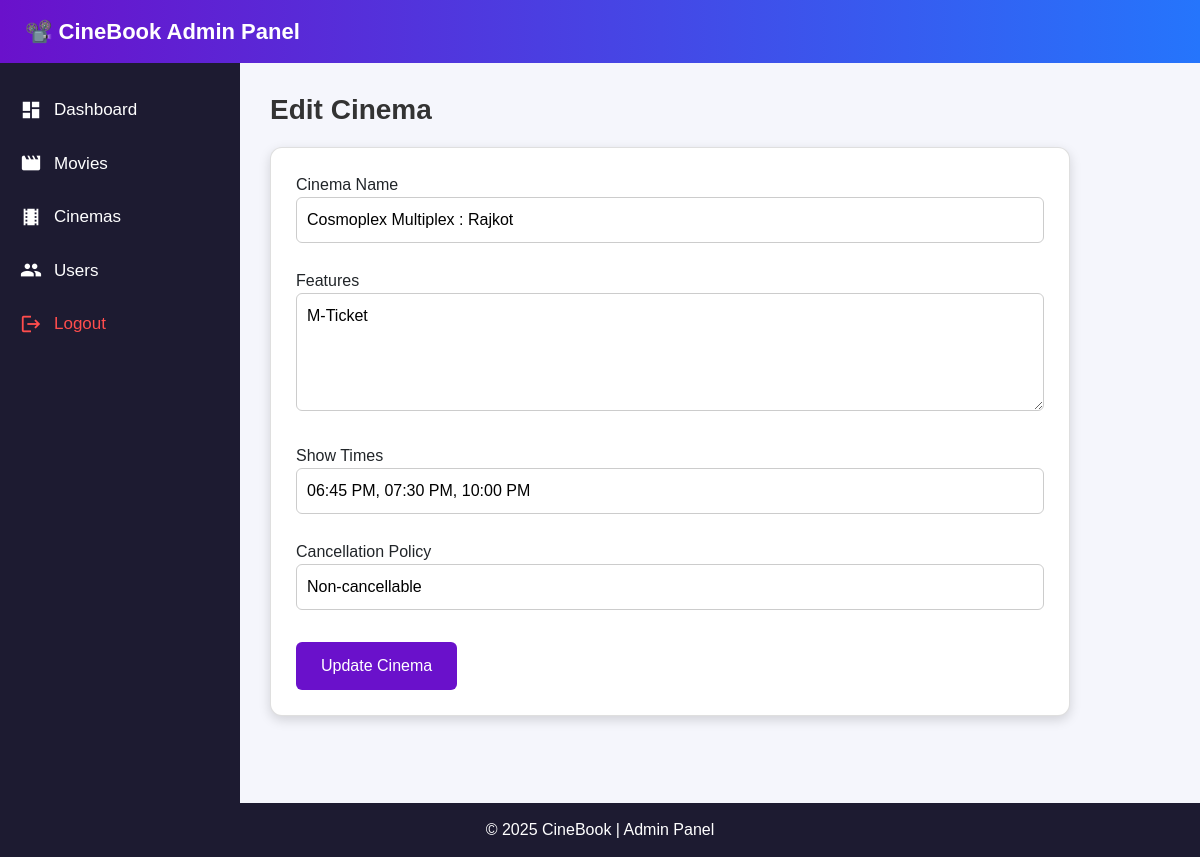
Screenshot of /admin/ad_edit_cinemas.php?id=1 (signed in) with the database file from the repository.
### tables this page shows
CREATE TABLE `cinemas` (
  `id` int NOT NULL,
  `name` text NOT NULL,
  `features` varchar(30) DEFAULT NULL,
  `show_times` text NOT NULL,
  `cancelation` varchar(20) NOT NULL
);

### admin/ad_edit_cinemas.php (the view, shortened to what this page needs)
<?php
include '../db_connect.php';
?>
<!DOCTYPE html>
<html lang="en">
<head>
</head>
<body>
  <div class="header">
    <div>📽️ CineBook Admin Panel</div>
  </div>
  <div class="layout">
    <div class="sidebar">
      <a href="dashboard.php"><span class="icon material-icons">dashboard</span>Dashboard</a>
      <a href="ad_movies.php"><span class="icon material-icons">movie</span>Movies</a>
      <a href="ad_cinemas.php"><span class="icon material-icons">theaters</span>Cinemas</a>
      <a href="ad_users.php"><span class="icon material-icons">people</span>Users</a>
      <a href="logout.php" style="color:#ff4d4d;"><span class="icon material-icons">logout</span>Logout</a>
    </div>
    <div class="content">
      <h2 class="dashboard-title">Edit Cinema</h2>
      <?php
      $id = intval($_GET['id'] ?? 0);
      $stmt = $conn->prepare("SELECT * FROM cinemas WHERE id=?");
      $stmt->bind_param('i', $id);
      $stmt->execute();
      $res = $stmt->get_result();
      $cinema = $res->fetch_assoc();
      ?>
      <div class="card">
        <form method="post" id="editCinemaForm">
          <label>Cinema Name</label>
          <input type="text" name="name" id="cinema_name" value="<?php echo htmlspecialchars($cinema['name']); ?>">
          <span class="field-error" id="cinema_name_error"></span>
          <label>Features</label>
          <textarea name="features" id="features" rows="4"><?php echo htmlspecialchars($cinema['features']); ?></textarea>
          <span class="field-error" id="features_error"></span>
          <label>Show Times</label>
          <input type="text" name="show_times" id="show_times" value="<?php echo htmlspecialchars($cinema['show_times']); ?>">
          <span class="field-error" id="show_times_error"></span>
          <label>Cancellation Policy</label>
          <input type="text" name="cancelation" id="cancelation" value="<?php echo htmlspecialchars($cinema['cancelation']); ?>">
          <span class="field-error" id="cancelation_error"></span>
          <button type="submit">Update Cinema</button>
        </form>
      </div>
    </div>
  </div>
  <div class="footer">© 2025 CineBook | Admin Panel</div>
</body>
</html>

### admin/ad_edit_cinemas.php (style rules this page uses)
* { margin: 0; padding: 0; box-sizing: border-box; }
body { font-family: Arial, sans-serif; background: #f5f6fc; display: flex; flex-direction: column; min-height: 100vh; }
.header { background: linear-gradient(90deg, #6a11cb, #2575fc); color: white; padding: 15px 25px; display: flex; justify-content: space-between; align-items: center; font-size: 22px; font-weight: bold; position: sticky; top: 0; z-index: 1000; }
.layout { display: flex; flex: 1; min-height: calc(100vh - 60px); }
.sidebar { width: 240px; background: #1d1b31; padding-top: 20px; color: white; flex-shrink: 0; }
.sidebar a { display: flex; align-items: center; gap: 12px; padding: 14px 20px; font-size: 17px; color: white; text-decoration: none; }
.icon { font-size: 22px; }
.content { flex: 1; padding: 30px; }
.dashboard-title { font-size: 28px; margin-bottom: 20px; font-weight: bold; color: #333; }
.card { background: white; padding: 25px; border-radius: 12px; box-shadow: 0 4px 12px rgba(0, 0, 0, 0.15); max-width: 800px; }
input, textarea { width: 100%; padding: 10px; margin-bottom: 6px; border-radius: 6px; border: 1px solid #ccc; outline: none; transition: 0.2s; }
button { background: #6a11cb; color: white; padding: 12px 25px; border: none; border-radius: 6px; font-size: 16px; cursor: pointer; margin-top: 6px; }
.footer { background: #1d1b31; color: white; text-align: center; padding: 15px 0; font-size: 16px; margin-top: auto; }
.field-error { color: #e63946; font-size: 12px; min-height: 14px; display: block; margin-bottom: 6px; }

### rows the page displays
cinemas: name "Cosmoplex Multiplex : Rajkot", features "M-Ticket", show_times "06:45 PM, 07:30 PM, 10:00 PM", cancelation "Non-cancellable"
